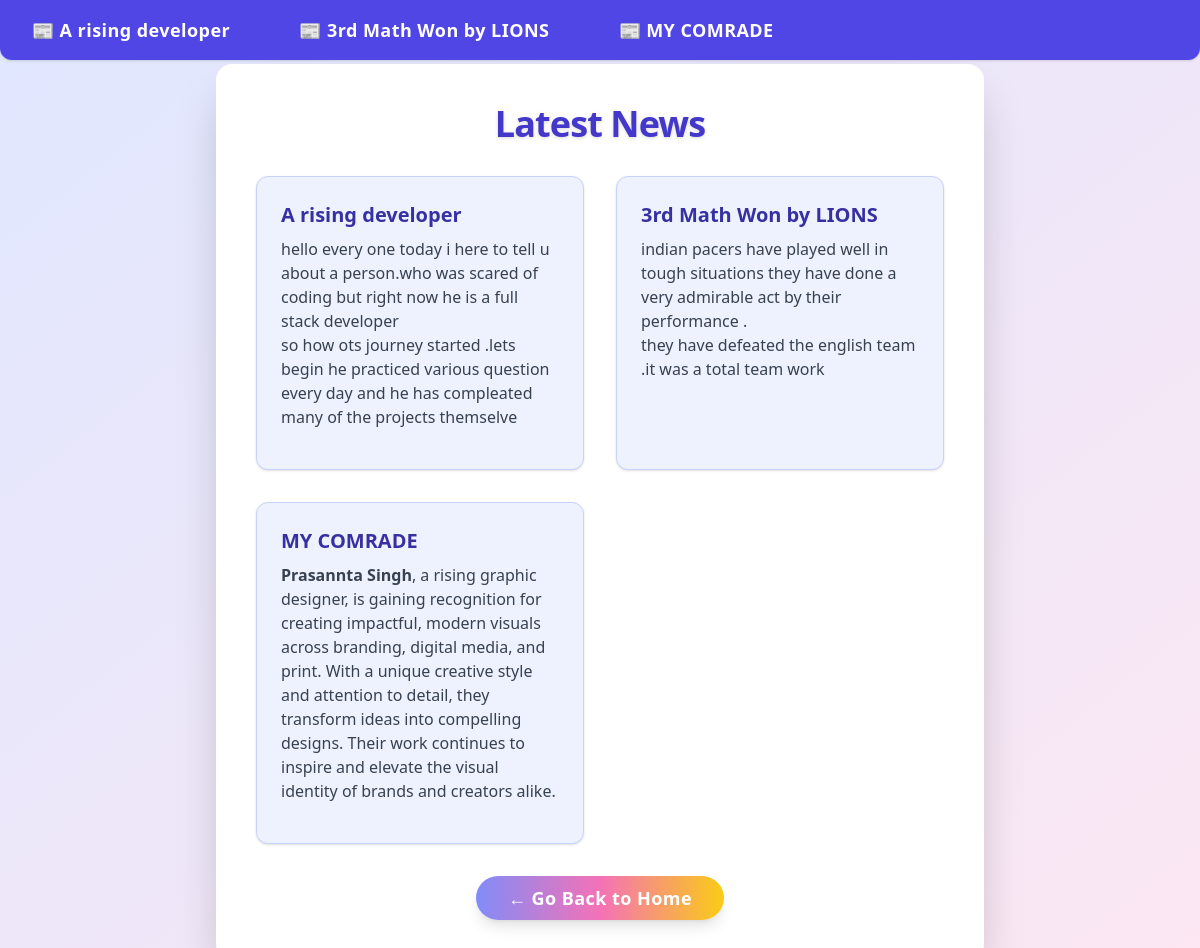
The page /news/ on the database as committed earlier.
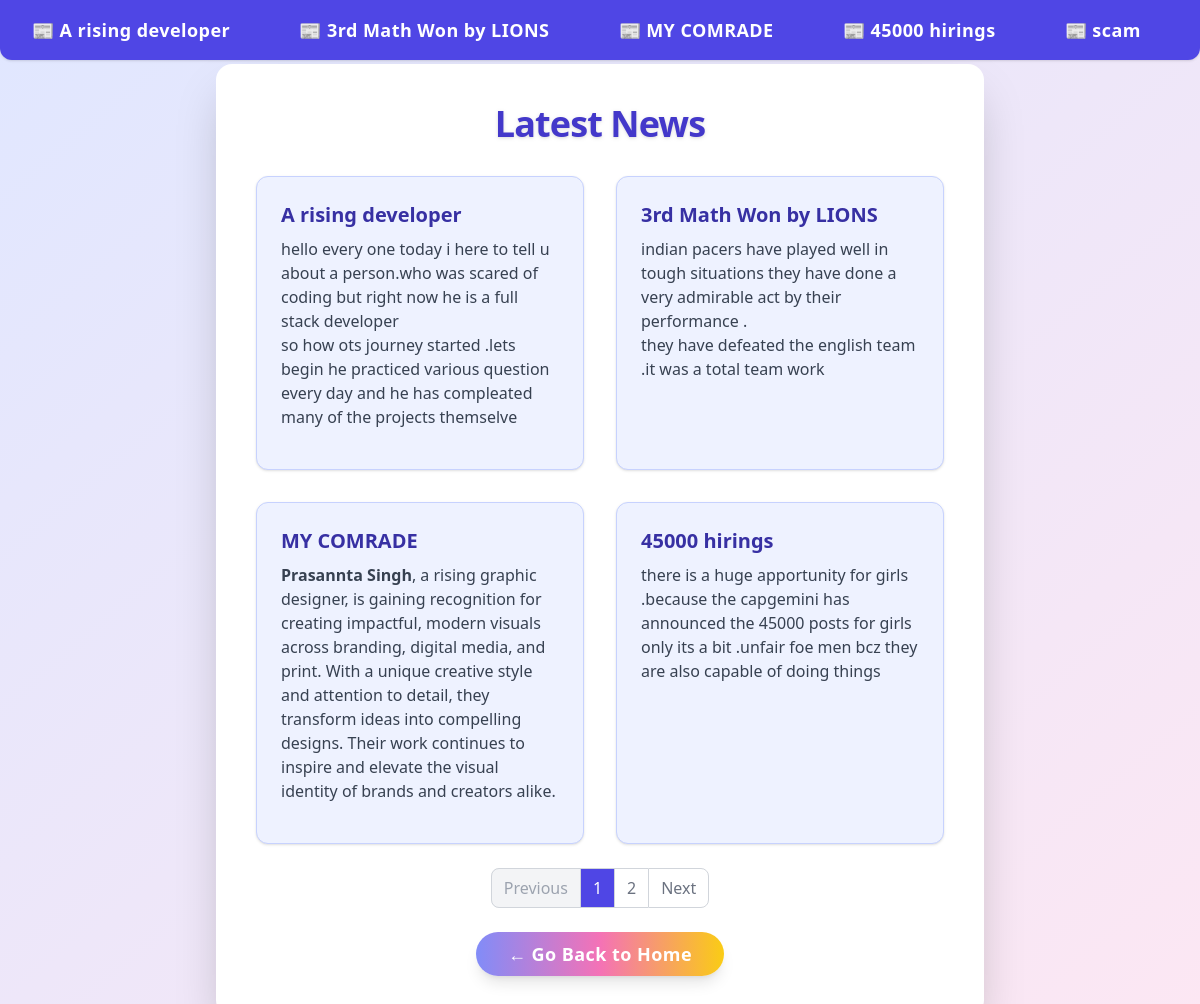
The same page on the database as committed later.
### news/models.py (models this page shows)
class News(models.Model):
  title=models.CharField(max_length=100)
  news_desc=HTMLField()
  news_slug=AutoSlugField(populate_from="title",unique=True,null=True,default=None)

### practice_project/views.py (the view)
# urls.py: path("news/", views.news_list, name='news'),
def news_list(request):
    news_all = News.objects.all()  # For marquee
    paginator = Paginator(news_all, 4)  # 4 news per page
    page_number = request.GET.get('page')
    page_obj = paginator.get_page(page_number)
    return render(request, 'news.html', {
        'page_obj': page_obj,  # Paginated news for grid
        'news_all': news_all   # All news for marquee
    })

### templates/news.html (shortened to what the changed rows need)
<!DOCTYPE html>
<html lang="en">
<head>
    <script src="https://cdn.tailwindcss.com"></script>
</head>
<body class="bg-gradient-to-br from-indigo-100 to-pink-100 min-h-screen flex items-center justify-center">
    <div class="absolute top-0 left-0 w-full">
        <marquee onmouseover="stop()" onmouseout="start()"
            behavior="scroll"
            direction="right"
            class="bg-indigo-600 text-white py-4 text-lg font-semibold tracking-wide rounded-b-xl shadow"
        >
            {% for news in news_all %}
                <a href="{% url 'news-details' news.news_slug %}">
                    <span class="mx-8">📰 {{ news.title }}</span>
                </a>
            {% empty %}
                <span>No news available.</span>
            {% endfor %}
        </marquee>
    </div>
    <div class="bg-white shadow-2xl rounded-2xl p-10 w-full max-w-3xl mx-auto mt-16">
        <h1 class="text-4xl font-extrabold text-center text-indigo-700 mb-8 tracking-tight drop-shadow">
            Latest News
        </h1>
        {% if page_obj %}
            <div class="grid grid-cols-1 md:grid-cols-2 gap-8">
                {% for news in page_obj %}
                    <div class="bg-indigo-50 border border-indigo-200 rounded-xl shadow p-6 flex flex-col">
                        <div class="text-xl font-bold text-indigo-800 mb-2">
                            {{ news.title }}
                        </div>
                        <div class="text-gray-700 prose max-w-none mb-4">
                            {{ news.news_desc|safe }}
                        </div>
                    </div>
                {% endfor %}
            </div>
        {% else %}
            <div class="text-center text-gray-400 mt-8">No news available.</div>
        {% endif %}
        {% if page_obj.has_other_pages %}
        <div class="flex justify-center mt-8">
            <nav aria-label="Page navigation">
                <ul class="inline-flex items-center -space-x-px">
                    {% if page_obj.has_previous %}
                        <li>
                            <a href="?page={{ page_obj.previous_page_number }}"
                               class="px-3 py-2 ml-0 leading-tight text-gray-500 bg-white border border-gray-300 rounded-l-lg hover:bg-gray-100 hover:text-gray-700">
                                Previous
                            </a>
                        </li>
                    {% else %}
                        <li>
                            <span class="px-3 py-2 ml-0 leading-tight text-gray-400 bg-gray-100 border border-gray-300 rounded-l-lg">
                                Previous
                            </span>
                        </li>
                    {% endif %}
                    {% for num in page_obj.paginator.page_range %}
                        {% if page_obj.number == num %}
                            <li>
                                <span class="px-3 py-2 text-white bg-indigo-600 border border-gray-300">
                                    {{ num }}
                                </span>
                            </li>
                        {% else %}
                            <li>
                                <a href="?page={{ num }}"
                                   class="px-3 py-2 leading-tight text-gray-500 bg-white border border-gray-300 hover:bg-gray-100 hover:text-gray-700">
                                    {{ num }}
                                </a>
                            </li>
                        {% endif %}
                    {% endfor %}
                    {% if page_obj.has_next %}
                        <li>
                            <a href="?page={{ page_obj.next_page_number }}"
                               class="px-3 py-2 leading-tight text-gray-500 bg-white border border-gray-300 rounded-r-lg hover:bg-gray-100 hover:text-gray-700">
                                Next
                            </a>
                        </li>
                    {% else %}
                        <li>
                            <span class="px-3 py-2 leading-tight text-gray-400 bg-gray-100 border border-gray-300 rounded-r-lg">
                                Next
                            </span>
                        </li>
                    {% endif %}
                </ul>
            </nav>
        </div>
        {% endif %}
    </div>
</body>
</html>

Rows that differ between the two databases and show on the page:
added News: title "45000 hirings", news_desc "there is a huge apportunity for girls .because the capgemini has announced the 45000 posts for girls only its a bit .unfair foe men bcz they are also capable of doing things"
added News: title "scam"
Other text that changed with them:
text now shown: "Previous Next"
new list line: "1"
new list line: "2"
